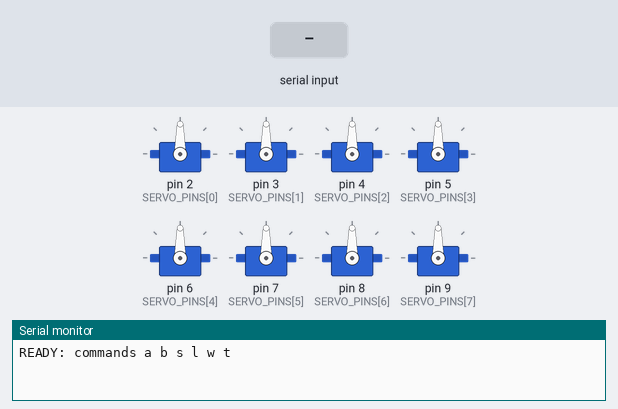
This sketch was run on a simulated Arduino Uno, built with avr-gcc and run on an emulated ATmega328P. Parts: 8 × servo, the last lines printed to the serial monitor. The inputs (shaded band) are chosen by the test bench.

Above: at 1.2 s.
1.3 s: "t\n" received over the second serial link
4.3 s: "a90\n" received over the second serial link
At 4.74 s:
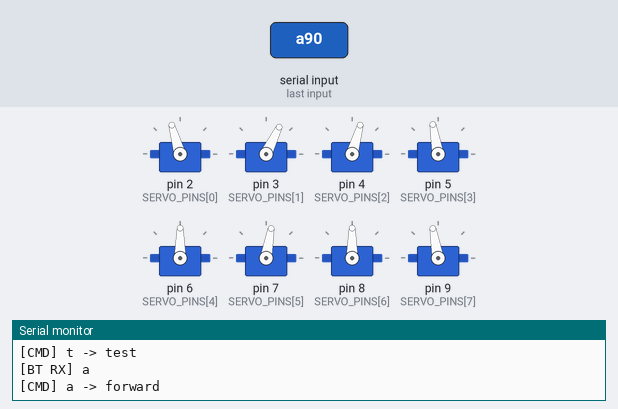
7.3 s: "b90\n" received over the second serial link
At 8.14 s:
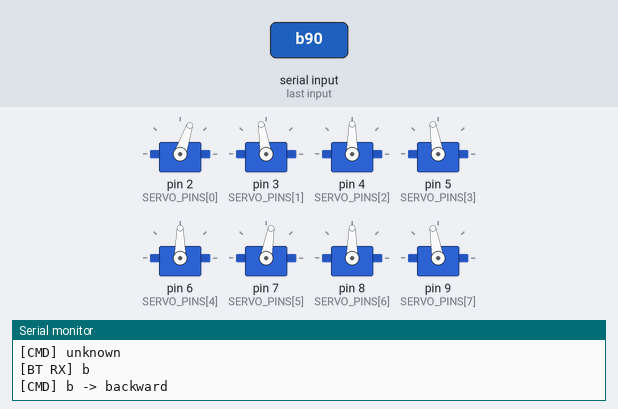
10.3 s: "l90\n" received over the second serial link
At 12.3 s:
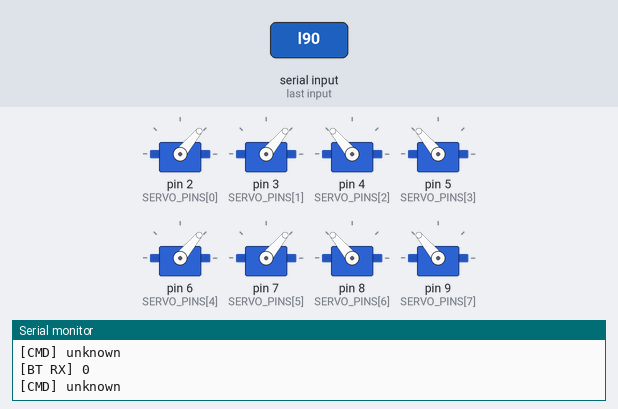
13.0 s: "a 45\n" received over the second serial link
At 13.97 s:
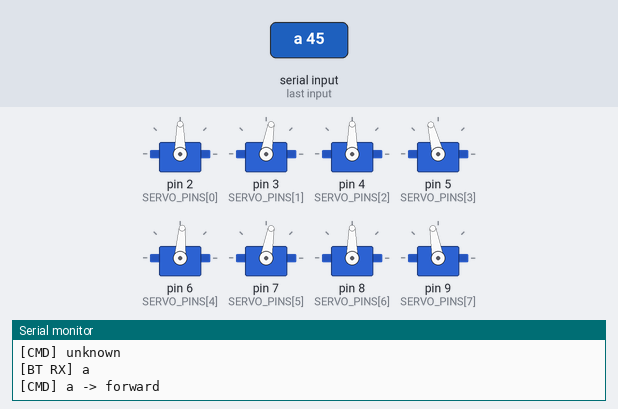
16.0 s: "l 45\n" received over the second serial link
At 16.99 s:
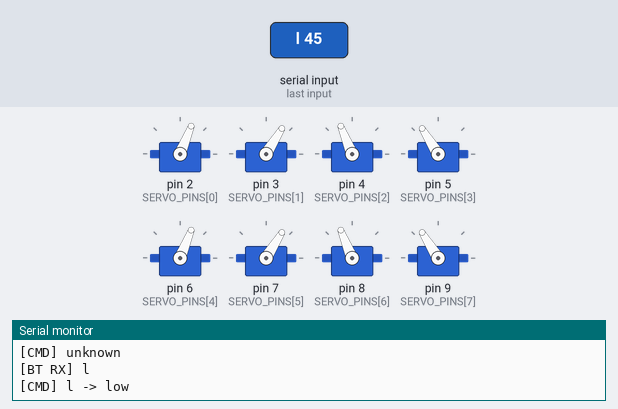
Timing chart, 0 to 19.0 s (numbered marks = the images above; inputs shaded):
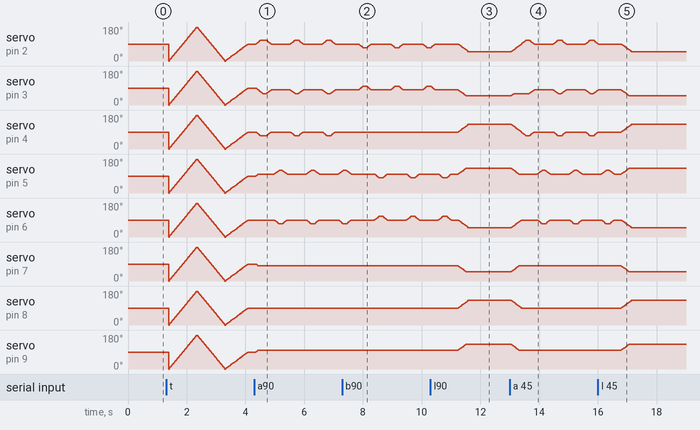

The sketch:

ServoRobot_BT_8Servos.ino
```cpp
// ServoRobot_BT_8Servos.ino
// Bluetooth Serial control for an 8-servo robot.
// Matches your Python/app commands:
//   a = forward (walk)
//   b = backward
//   s = stop / neutral
//   l = low position
//   w = walk position
//   t = test (sweep)
//
// Hardware option A (recommended for Arduino UNO/Nano + HC-05/HC-06):
// - HC-05 TX -> Arduino RX pin (SoftwareSerial RX)
// - HC-05 RX -> Arduino TX pin (SoftwareSerial TX) through a voltage divider (5V->3.3V)
// - HC-05 VCC/GND
//
// IMPORTANT:
// - Replace SERVO_PINS with your real 8 servo signal pins.
// - Replace the position arrays to match your robot geometry.

#include <Servo.h>

#if defined(ARDUINO_AVR_UNO) || defined(ARDUINO_AVR_NANO) || defined(ARDUINO_AVR_MEGA2560)
  #include <SoftwareSerial.h>
  // HC-05 default data baud is often 9600
  static const long BT_BAUD = 9600;
  static const uint8_t BT_RX_PIN = 10; // Arduino receives from HC-05 TX
  static const uint8_t BT_TX_PIN = 11; // Arduino sends to HC-05 RX
  SoftwareSerial BT(BT_RX_PIN, BT_TX_PIN);
  #define BT_PORT BT
  #define BT_SEPARATE_FROM_USB_SERIAL 1
#else
  // If you're on a board with multiple hardware UARTs, change this to the correct Serial port.
  // For example on Mega you could use Serial1.
  #define BT_PORT Serial
  static const long BT_BAUD = 9600;
  #define BT_SEPARATE_FROM_USB_SERIAL 0
#endif

static const uint8_t SERVO_COUNT = 8;

// TODO: set your 8 servo pins here
static const uint8_t SERVO_PINS[SERVO_COUNT] = {
  2, 3, 4, 5, 6, 7, 8, 9
};

Servo servos[SERVO_COUNT];

// Neutral / stop pose
static int posNeutral[SERVO_COUNT] = {90, 90, 90, 90, 90, 90, 90, 90};
// Low pose (darker/lower stance)
static int posLow[SERVO_COUNT]     = {50, 50, 130, 130, 50, 50, 130, 130};
// Walk pose (standing)
static int posWalk[SERVO_COUNT]    = {90, 80, 90, 100, 90, 80, 90, 100};
// Forward leg lift (left)
static int posForwardLeft[SERVO_COUNT] = {110, 60, 70, 100, 90, 80, 90, 100};
// Forward leg lift (right)
static int posForwardRight[SERVO_COUNT] = {90, 80, 90, 120, 70, 80, 90, 100};
// Backward leg lift (left)
static int posBackLeft[SERVO_COUNT] = {70, 100, 90, 100, 90, 80, 90, 100};
// Backward leg lift (right)
static int posBackRight[SERVO_COUNT] = {90, 80, 90, 80, 110, 80, 90, 100};

static const int STEP_DELAY_MS = 8;   // smooth motion
static const int STEP_SIZE = 1;       // degrees per step

static void logLine(const char* msg) {
  Serial.println(msg);
#if BT_SEPARATE_FROM_USB_SERIAL
  BT_PORT.println(msg);
#endif
}

static void logRxChar(char c) {
  Serial.print("[BT RX] ");
  Serial.println(c);
#if BT_SEPARATE_FROM_USB_SERIAL
  BT_PORT.print("[BT RX] ");
  BT_PORT.println(c);
#endif
}

void writePoseSmooth(const int target[SERVO_COUNT]) {
  bool moving = true;
  while (moving) {
    moving = false;
    for (uint8_t i = 0; i < SERVO_COUNT; i++) {
      int current = servos[i].read();
      int desired = target[i];
      if (current < desired) {
        servos[i].write(min(current + STEP_SIZE, desired));
        moving = true;
      } else if (current > desired) {
        servos[i].write(max(current - STEP_SIZE, desired));
        moving = true;
      }
    }
    delay(STEP_DELAY_MS);
  }
}

void poseNeutral() {
  writePoseSmooth(posNeutral);
}

void poseLow() {
  writePoseSmooth(posLow);
}

void poseWalk() {
  writePoseSmooth(posWalk);
}

// Enhanced forward gait with multiple steps for smooth animation
void doForwardStep() {
  // Perform 3 animated forward steps for continuous walking effect
  for (int step = 0; step < 3; step++) {
    // Left leg forward
    writePoseSmooth(posForwardLeft);
    delay(100);
    writePoseSmooth(posWalk);
    delay(100);

    // Right leg forward
    writePoseSmooth(posForwardRight);
    delay(100);
    writePoseSmooth(posWalk);
    delay(100);
  }
}

void doBackwardStep() {
  // Perform 3 animated backward steps for continuous walking effect
  for (int step = 0; step < 3; step++) {
    // Left leg backward
    writePoseSmooth(posBackLeft);
    delay(100);
    writePoseSmooth(posWalk);
    delay(100);

    // Right leg backward
    writePoseSmooth(posBackRight);
    delay(100);
    writePoseSmooth(posWalk);
    delay(100);
  }
}

void testSweep() {
  BT_PORT.println("TEST: sweeping all servos 0->180->0");
  for (int angle = 0; angle <= 180; angle += 2) {
    for (uint8_t i = 0; i < SERVO_COUNT; i++) servos[i].write(angle);
    delay(10);
  }
  for (int angle = 180; angle >= 0; angle -= 2) {
    for (uint8_t i = 0; i < SERVO_COUNT; i++) servos[i].write(angle);
    delay(10);
  }
  poseNeutral();
  BT_PORT.println("TEST: done");
}

void setup() {
  Serial.begin(115200);

#if defined(ARDUINO_AVR_UNO) || defined(ARDUINO_AVR_NANO)
  BT_PORT.begin(BT_BAUD);
#else
  BT_PORT.begin(BT_BAUD);
#endif

  for (uint8_t i = 0; i < SERVO_COUNT; i++) {
    servos[i].attach(SERVO_PINS[i]);
  }

  poseNeutral();

  logLine("READY: commands a b s l w t");
}

void handleCommand(char c) {
  switch (c) {
    case 'a':
      logLine("[CMD] a -> forward");
      BT_PORT.println("OK a (forward)");
      doForwardStep();
      break;

    case 'b':
      logLine("[CMD] b -> backward");
      BT_PORT.println("OK b (backward)");
      doBackwardStep();
      break;

    case 's':
      logLine("[CMD] s -> stop/neutral");
      BT_PORT.println("OK s (stop/neutral)");
      poseNeutral();
      break;

    case 'l':
      logLine("[CMD] l -> low");
      BT_PORT.println("OK l (low)");
      poseLow();
      break;

    case 'w':
      logLine("[CMD] w -> walk");
      BT_PORT.println("OK w (walk)");
      poseWalk();
      break;

    case 't':
      logLine("[CMD] t -> test");
      BT_PORT.println("OK t (test)");
      testSweep();
      break;

    default:
      // Ignore unknown characters but acknowledge for debugging
      logLine("[CMD] unknown");
      BT_PORT.print("ERR unknown: ");
      BT_PORT.println(c);
      break;
  }
}

static bool readServoSetCommand(int* outServoIndex, int* outAngle) {
  // Expected: p<servoIndex>:<angle>;
  // Example: p3:120;
  // We are called AFTER receiving 'p' and will read the rest until ';'.
  unsigned long start = millis();
  int servoIndex = -1;
  int angle = -1;
  bool seenColon = false;
  String digits;

  while (millis() - start < 400) {
    while (BT_PORT.available() > 0) {
      char ch = (char)BT_PORT.read();
      if (ch == '\r' || ch == '\n' || ch == ' ') continue;
      if (ch == ';') {
        // finalize
        if (!seenColon) return false;
        angle = digits.toInt();
        if (servoIndex < 1 || servoIndex > 8) return false;
        if (angle < 0 || angle > 180) return false;
        *outServoIndex = servoIndex;
        *outAngle = angle;
        return true;
      }
      if (!seenColon) {
        if (ch == ':') {
          servoIndex = digits.toInt();
          digits = "";
          seenColon = true;
        } else if (ch >= '0' && ch <= '9') {
          digits += ch;
        } else {
          return false;
        }
      } else {
        if (ch >= '0' && ch <= '9') {
          digits += ch;
        } else {
          return false;
        }
      }
    }
    delay(1);
  }
  return false;
}

static void setServoManual(int servoIndex, int angle) {
  if (servoIndex < 1 || servoIndex > 8) return;
  angle = constrain(angle, 0, 180);
  servos[servoIndex - 1].write(angle);

  Serial.print("[CMD] p -> servo ");
  Serial.print(servoIndex);
  Serial.print(" = ");
  Serial.println(angle);

#if BT_SEPARATE_FROM_USB_SERIAL
  BT_PORT.print("OK p");
  BT_PORT.print(servoIndex);
  BT_PORT.print(" ");
  BT_PORT.println(angle);
#else
  BT_PORT.print("OK p");
  BT_PORT.print(servoIndex);
  BT_PORT.print(" ");
  BT_PORT.println(angle);
#endif
}

void loop() {
  // Read Bluetooth serial one character at a time (same as your Python script)
  while (BT_PORT.available() > 0) {
    char c = (char)BT_PORT.read();
    if (c == '\r' || c == '\n' || c == ' ') continue;
    // normalize
    if (c >= 'A' && c <= 'Z') c = (char)(c - 'A' + 'a');
    logRxChar(c);

    // Manual servo set: p<index>:<angle>;
    if (c == 'p') {
      int servoIndex = -1;
      int angle = -1;
      if (readServoSetCommand(&servoIndex, &angle)) {
        setServoManual(servoIndex, angle);
      } else {
        logLine("[CMD] p -> invalid");
        BT_PORT.println("ERR p (invalid)");
      }
      continue;
    }

    handleCommand(c);
  }
}
```

Measured:
- after the input at 10.3 s, servo on pin 4 (SERVO_PINS[2]), servo on pin 8 (SERVO_PINS[6]): moves from 90° to 130° over 0.33 s, starting after 0.94 s; servo on pin 7 (SERVO_PINS[5]): moves from 80° to 50° over 0.26 s, starting after 0.94 s; servo on pin 9 (SERVO_PINS[7]): moves from 100° to 130° over 0.26 s, starting after 0.94 s
- after the input at 16.0 s, servo on pin 7 (SERVO_PINS[5]): moves from 80° to 50° over 0.26 s, starting after 0.79 s; servo on pin 8 (SERVO_PINS[6]): moves from 90° to 130° over 0.33 s, starting after 0.79 s; servo on pin 9 (SERVO_PINS[7]): moves from 100° to 130° over 0.26 s, starting after 0.79 s
